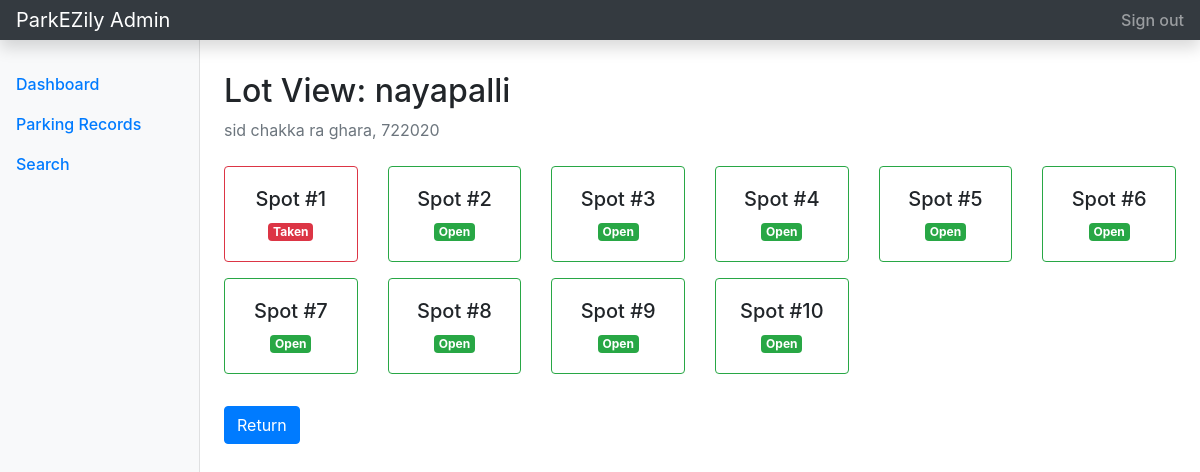
The app's page /admin/lot/inspect/2 (signed in), older data.
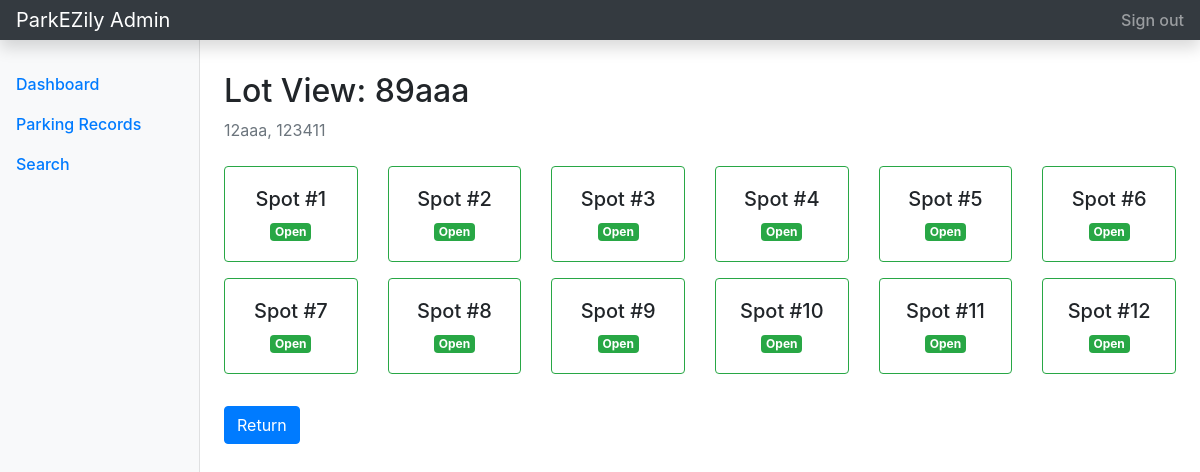
The same page, newer data.
### tables this page shows
CREATE TABLE parking_lot (
        id INTEGER PRIMARY KEY AUTOINCREMENT,
        location_name TEXT NOT NULL,
        address TEXT NOT NULL,
        price_per_hour REAL NOT NULL,
        pin_code TEXT NOT NULL,
        max_spots INTEGER NOT NULL,
        status TEXT NOT NULL DEFAULT 'active'
    );

CREATE TABLE parking_spot (
        id INTEGER PRIMARY KEY AUTOINCREMENT,
        lot_id INTEGER NOT NULL,
        status TEXT NOT NULL CHECK(status IN ('A', 'O')),
        FOREIGN KEY (lot_id) REFERENCES parking_lot(id) ON DELETE CASCADE
    );

### controllers/admin.py (the view)
@adm_bp.route('/admin/lot/inspect/<int:lot_id>')
@login_req
def inspect_lot(lot_id):
    db = get_db()
    lot = db.execute('SELECT * FROM parking_lot WHERE id = ?', (lot_id,)).fetchone()
    spots = db.execute('SELECT * FROM parking_spot WHERE lot_id = ?', (lot_id,)).fetchall()
    db.close()
    return render_template('admin/view_lot.html', lot=lot, spots=spots)

### controllers/admin.py (called while the page is built)
def get_db():
    db = sqlite3.connect(DB_FILE)
    db.row_factory = sqlite3.Row
    return db

def login_req(f):
    @wraps(f)
    def wrapper(*args, **kwargs):
        if 'user_role' not in session or session['user_role'] != 'admin':
            flash('Admin access is required.', 'danger')
            return redirect(url_for('auth.login'))
        return f(*args, **kwargs)
    return wrapper

### templates/admin/view_lot.html (shortened to what this page needs)
{% extends 'admin/admin_base.html' %}
{% block admin_main %}
<h1 class="h2">Lot View: {{ lot.location_name }}</h1>
<p class="text-muted">{{ lot.address }}, {{ lot.pin_code }}</p>
<div class="row mt-4">
    {% for spot in spots %}
    <div class="col-md-2 mb-3">
        <div class="card text-center {% if spot.status == 'O' %}border-danger{% else %}border-success{% endif %}">
            <div class="card-body">
                <h5 class="card-title">Spot #{{ loop.index }}</h5>
                <p class="card-text">
                    {% if spot.status == 'O' %}
                        <span class="badge badge-danger">Taken</span>
                    {% else %}
                        <span class="badge badge-success">Open</span>
                    {% endif %}
                </p>
            </div>
        </div>
    </div>
    {% endfor %}
</div>
<a href="{{ url_for('admin.dashboard') }}" class="btn btn-primary mt-3">Return</a>
{% endblock %}

### templates/admin/admin_base.html (shortened to what this page needs)
<html>
<head>
    <link href="https://stackpath.bootstrapcdn.com/bootstrap/4.5.2/css/bootstrap.min.css" rel="stylesheet">
</head>
<body>
    <nav class="navbar navbar-dark sticky-top bg-dark flex-md-nowrap p-0 shadow">
        <a class="navbar-brand col-md-3 col-lg-2 mr-0 px-3" href="#">ParkEZily Admin</a>
        <ul class="navbar-nav px-3">
            <li class="nav-item text-nowrap">
                <a class="nav-link" href="{{ url_for('auth.logout') }}">Sign out</a>
            </li>
        </ul>
    </nav>
    <div class="container-fluid">
        <div class="row">
            <nav id="sidebarMenu" class="col-md-3 col-lg-2 d-md-block bg-light sidebar collapse">
                <div class="sidebar-sticky pt-3">
                    <ul class="nav flex-column">
                        <li class="nav-item">
                            <a class="nav-link" href="{{ url_for('admin.dashboard') }}">Dashboard</a>
                        </li>
                        <li class="nav-item">
                            <a class="nav-link" href="{{ url_for('admin.records') }}">Parking Records</a>
                        </li>
                        <li class="nav-item">
                            <a class="nav-link" href="{{ url_for('admin.search') }}">Search</a>
                        </li>
                    </ul>
                </div>
            </nav>
            <main role="main" class="col-md-9 ml-sm-auto col-lg-10 px-md-4">
                {% block admin_main %}{% endblock %}
            </main>
        </div>
    </div>
</body>
</html>

### templates/admin/admin_base.html (style rules this page uses)
.sidebar { position: fixed; top: 0; bottom: 0; left: 0; z-index: 100; padding: 48px 0 0; box-shadow: inset -1px 0 0 rgba(0, 0, 0, .1); }
.sidebar-sticky { position: relative; top: 0; height: calc(100vh - 48px); padding-top: .5rem; overflow-x: hidden; overflow-y: auto; }
.nav-link { font-weight: 500; }
main { padding-top: 2rem; }

Row changes from the older to the newer data that the page shows:
changed parking_lot: location_name "nayapalli" → "89aaa"; address "sid chakka ra ghara" → "12aaa"; pin_code "722020" → "123411"
changed parking_spot (number 1 of 12 on the later page): status "Taken" → "Open"
added parking_spot: status "Open"
added parking_spot: status "Open"
